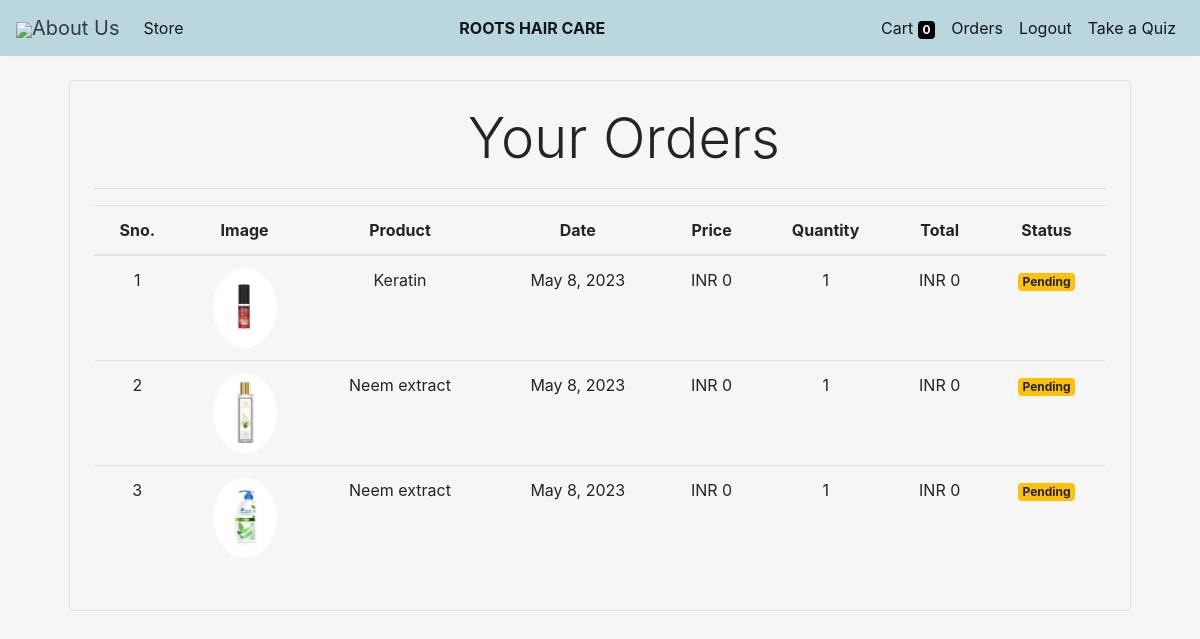
Screenshot of /orders (signed in) with the database file from the repository.
### store/models/orders.py (models this page shows, shortened)
class Order(models.Model):
    product = models.ForeignKey(Products,
                                on_delete=models.CASCADE)
    customer = models.ForeignKey(Customer,
                                 on_delete=models.CASCADE)
    quantity = models.IntegerField(default=1)
    price = models.IntegerField()
    address = models.CharField (max_length=50, default='', blank=True)
    phone = models.CharField (max_length=50, default='', blank=True)
    date = models.DateField (default=datetime.datetime.today)
    status = models.BooleanField (default=False)
    @staticmethod
    def get_orders_by_customer(customer_id):
        return Order.objects.filter(customer=customer_id).order_by('-date')

### store/models/product.py (models this page shows, shortened)
class Products(models.Model):
    name = models.CharField(max_length=60)
    price= models.IntegerField(default=0)
    category= models.ForeignKey(Category,on_delete=models.CASCADE,default=1 )
    description= models.CharField(max_length=250, default='', blank=True, null= True)
    type = models.CharField(max_length=250, default='straight, wavy, curly')
    density = models.CharField(max_length=250, default='thin, medium, thick')
    problem = models.CharField(max_length=250)
    image= models.ImageField(upload_to='uploads/products/')

### store/middlewares/auth.py (the view)
    def middleware(request):
        print(request.session.get('customer'))
        returnUrl = request.META['PATH_INFO']
        print(request.META['PATH_INFO'])
        if not request.session.get('customer'):
           return redirect(f'login?return_url={returnUrl}')
        response = get_response(request)
        return response

### store/templatetags/custom_filter.py (called while the page is built)
@register.filter(name='currency')
def currency(number):
    return "INR "+str(number)

@register.filter(name='multiply')
def multiply(number , number1):
    return number * number1

### store/views/orders.py (called while the page is built)
    def get(self , request ):
        customer = request.session.get('customer')
        orders = Order.get_orders_by_customer(customer)
        print(orders)
        return render(request , 'orders.html'  , {'orders' : orders})

### store/templates/orders.html
{% extends 'base.html' %}
{% block content %}
{% load cart %}
{% load custom_filter %}
<div class="container">
   <div class="border rounded p-4 m-4">
        <p class="display-4 pl-4 ml-4">Your Orders</p>
        <hr>
        <table class="table">
            <thead>
                <tr>
                    <th>Sno.</th>
                    <th>Image</th>
                    <th>Product</th>
                    <th>Date</th>
                    <th>Price</th>
                    <th>Quantity</th>
                    <th>Total</th>
                    <th>Status</th>
                </tr>
            </thead>
            <tbody>
                {% for order in orders %}
                <tr>
                    <td>{{forloop.counter}}</td>
                    <td><img style="height: 80px;" class="rounded-circle" src="{{order.product.image.url}}" alt=""></td>
                    <td>{{order.product.name}}</td>
                    <td>{{order.date}}</td>
                    <td>{{order.price|currency}}</td>
                    <td>{{order.quantity}}</td>
                    <td>{{order.quantity|multiply:order.price|currency}}</td>
                    {% if order.status %}
                    <td><small class="badge badge-success">Completed</small></td>
                    {%else%}
                    <td><small class="badge badge-warning">Pending</small></td>
                    {% endif %}
                </tr>
                {% endfor %}
            </tbody>
        </table>
   </div>
</div>
{% endblock %}

### store/templates/base.html (shortened to what this page needs)
<!doctype html>
<html lang="en">
<head>
    <link rel="stylesheet" href="https://maxcdn.bootstrapcdn.com/bootstrap/4.0.0/css/bootstrap.min.css">
</head>
<body>
    <nav class="one-edge-shadow
  navbar navbar-light
  sticky-top navbar
  navbar-expand-lg
  text-white">
        <a class="navbar-brand ms-3 text-dark " href="/haircare">
            <link rel="stylesheet" href="https://use.fontawesome.com/releases/v5.7.0/css/all.css">
            <img src="https://www.freepnglogos.com/uploads/shopping-cart-png/shopping-cart-svg-png-icon-download-28.png" style="width:50px;height:50px,color:text-light;">About Us</a>
        <div class="collapse navbar-collapse" id="navbarSupportedContent">
            <ul class="navbar-nav mr-auto">
                <li class="nav-item active">
                    <a class="nav-link" href="/store">Store <span class="sr-only">(current)</span></a>
                </li>
            </ul>
            <ul class="navbar-nav mr-auto">
                <div class="container"><b>
                    <li class="nav-item active">
                        <a class="nav-link" href="/store">ROOTS HAIR CARE <span class="sr-only">(current)</span></a>
                   </li></b>
                </div>
            </ul>
            <ul class=" navbar-nav my-2 my-lg-0">
                <li class="nav-item active">
                    <a class="nav-link" href="/cart">Cart
            <span class="badge" style="background-color: black;color: white;">{{request.session.cart.keys|length}}</span>
            <span class="sr-only">(current)</span></a>
                </li>
                {% if request.session.customer %}
                <li class="nav-item active ">
                    <a class="nav-link" href="/orders">Orders<span class="sr-only">(current)</span></a>
                </li>
                <li class="nav-item active ">
                    <a class="nav-link" href="/logout">Logout<span class="sr-only">(current)</span></a>
                </li>
                <li class="nav-item active">
                    <a class="nav-link" href="/quiz">Take a Quiz<span class="sr-only">(current)</span></a>
                </li>
                {% endif %}
            </ul>
        </div>
    </nav>
    {% block content %}{% endblock %}
</body>
</html>

### store/templates/base.html (style rules this page uses)
nav { background-color: #BAD7DF; color: black; }
.one-edge-shadow { box-shadow: 0 8px 2px -5px rgb(246, 245, 245); }
div.container { text-align: center; }
body { background-color: #F6F6F6; }

### rows the page displays
Order: product.image (picture), product.name "Keratin", date "May 8, 2023", price "INR 0", quantity "1", quantity|multiply "INR 0", status "Pending"
Order: product.image (picture), product.name "Neem extract", date "May 8, 2023", price "INR 0", quantity "1", quantity|multiply "INR 0", status "Pending"
Order: product.image (picture), product.name "Neem extract", date "May 8, 2023", price "INR 0", quantity "1", quantity|multiply "INR 0", status "Pending"

### other values shown
{{ request.session.cart.keys|length }} "0"
